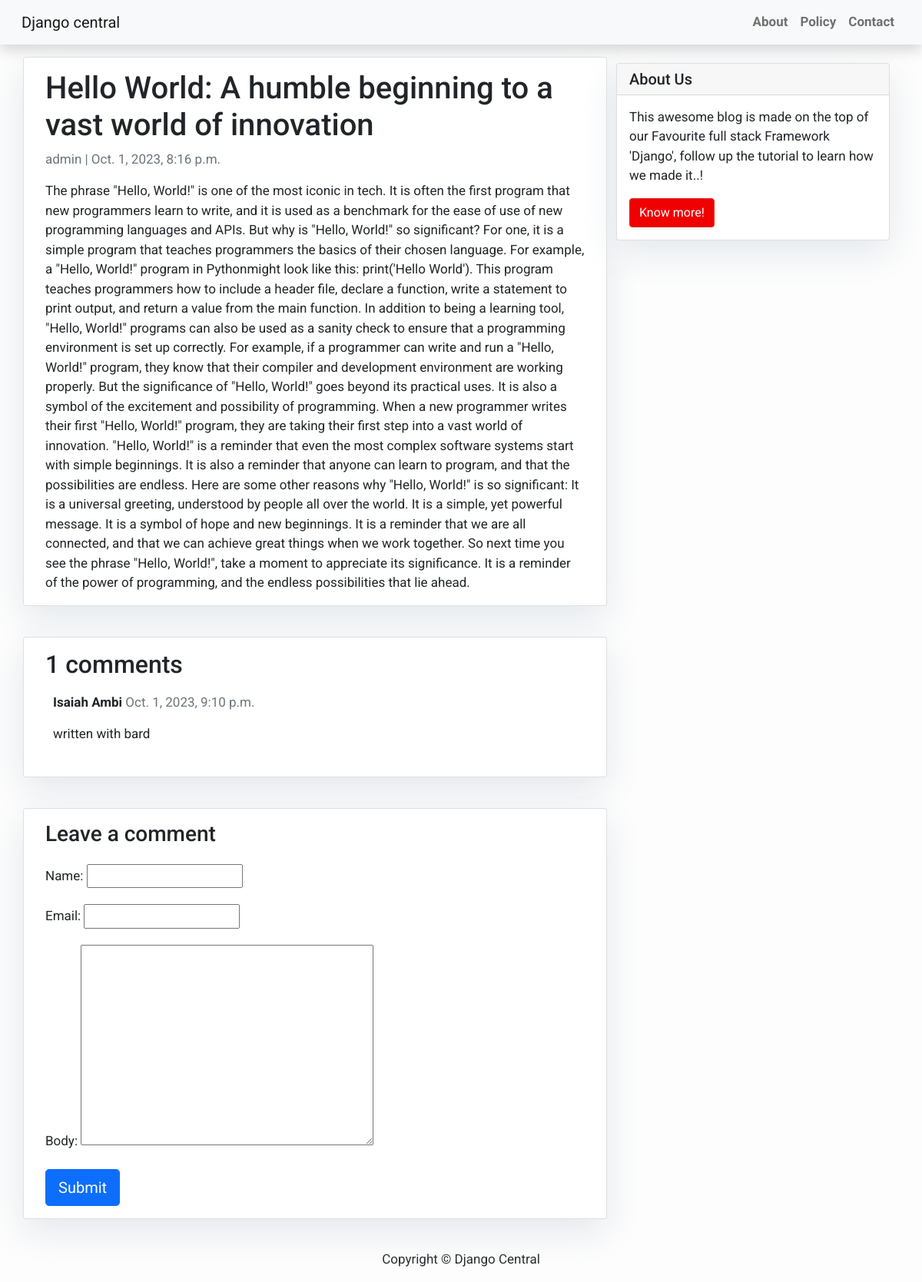
The page /hello-world-a-humble-beginning-to-a-vast-world-of-innovation/ on the database its author committed.
### blog_app/models.py (models this page shows, shortened)
class Post(models.Model):
    title = models.CharField(max_length=200, unique=True)
    slug = models.SlugField(max_length=200, unique=True)
    author = models.ForeignKey(User, on_delete= models.CASCADE,related_name='blog_posts')
    updated_on = models.DateTimeField(auto_now= True)
    content = models.TextField()
    created_on = models.DateTimeField(auto_now_add=True)
    status = models.IntegerField(choices=STATUS, default=0)
    class Meta:
        ordering = ['-created_on']

class Comment(models.Model):
    post = models.ForeignKey(Post,on_delete=models.CASCADE,related_name='comments')
    name = models.CharField(max_length=80)
    email = models.EmailField()
    body = models.TextField()
    created_on = models.DateTimeField(auto_now_add=True)
    active = models.BooleanField(default=False)
    class Meta:
        ordering = ['created_on']

### blog_app/views.py (the view)
# urls.py: path('<slug:slug>/', views.post_detail, name='post_detail'),
def post_detail(request, slug):
    template_name = 'blog_app/post_detail.html'
    post = get_object_or_404(Post, slug=slug)
    comments = post.comments.filter(active=True)
    new_comment = None    # Comment posted
    if request.method == 'POST':
        comment_form = CommentForm(data=request.POST)
        if comment_form.is_valid():
            new_comment = comment_form.save(commit=False)
            new_comment.post = post
            new_comment.save()
    else:
        comment_form = CommentForm()
    return render(request, template_name, {'post': post,
                                           'comments': comments,
                                           'new_comment': new_comment,
                                           'comment_form': comment_form})

### blog_app/forms.py
class CommentForm(forms.ModelForm):
    class Meta:
        model = Comment
        fields = ('name', 'email', 'body')

### blog_app/templates/blog_app/post_detail.html (shortened to what this page needs)
{% extends 'blog_app/base.html' %}
 {% block content %}<div class="container">
  <div class="row">
    <div class="col-md-8 card mb-4  mt-3 left  top">
     <div class="card-body">
        <h1>{% block title %} {{ post.title }} {% endblock title %}</h1>
       <p class=" text-muted">{{ post.author }} | {{ post.created_on }}</p>
        <p class="card-text ">{{ post.content | safe }}</p>
     </div>    </div>
   {% block sidebar %}
 {% include 'blog_app/sidebar.html' %}
{% endblock sidebar %}
   <div class="col-md-8 card mb-4  mt-3 ">
      <div class="card-body">
       <h2>{{ comments.count }} comments</h2>
        {% for comment in comments %}
        <div class="comments" style="padding: 10px;">
          <p class="font-weight-bold">
           {{ comment.name }}
            <span class=" text-muted font-weight-normal">
              {{ comment.created_on }}
            </span>
          </p>
          {{ comment.body | linebreaks }}
        </div>
        {% endfor %}
      </div>
   </div>
    <div class="col-md-8 card mb-4  mt-3 ">
      <div class="card-body">
        {% if new_comment %}
        <div class="alert alert-success" role="alert">
          Your comment is awaiting moderation
        </div>
        {% else %}
        <h3>Leave a comment</h3>
        <form method="post" style="margin-top: 1.3em;">
          {{ comment_form.as_p }}
          <button type="submit" class="btn btn-primary  btn-lg">Submit</button>
        </form>
        {% endif %}
      </div>
    </div>
  </div>
</div>
{% endblock content %}

### blog_app/templates/blog_app/base.html (style rules this page uses)
body { font-family: "Roboto", sans-serif; font-size: 17px; background-color: #fdfdfd; }

### blog_app/templates/blog_app/sidebar.html (style rules this page uses)
.card { box-shadow: 0 16px 48px #E3E7EB; }

### rows shown on the page
Post: title "Hello World: A humble beginning to a vast world of innovation", author "admin", created_on "Oct. 1, 2023, 8:16 p.m.", content "The phrase \"Hello, World!\" is one of the most iconic in tech. It is often the first program that new programmers learn to write, and it is used as a benchmark for the ease of use of new programming languages and APIs. But why is \"Hello, World!\" so significant? For one, it is a simple program that teaches programmers the basics of their chosen language. For example, a \"Hello, World!\" program in Pythonmight look like this: print('Hello World'). This program teaches programmers how to include a header file, declare a function, write a statement to print output, and return a value from the main function. In addition to being a learning tool, \"Hello, World!\" programs can also be used as a sanity…"
Comment: name "Isaiah Ambi", created_on "Oct. 1, 2023, 9:10 p.m.", body "written with bard"

### other values the page prints
{{ comments.count }} "1"
